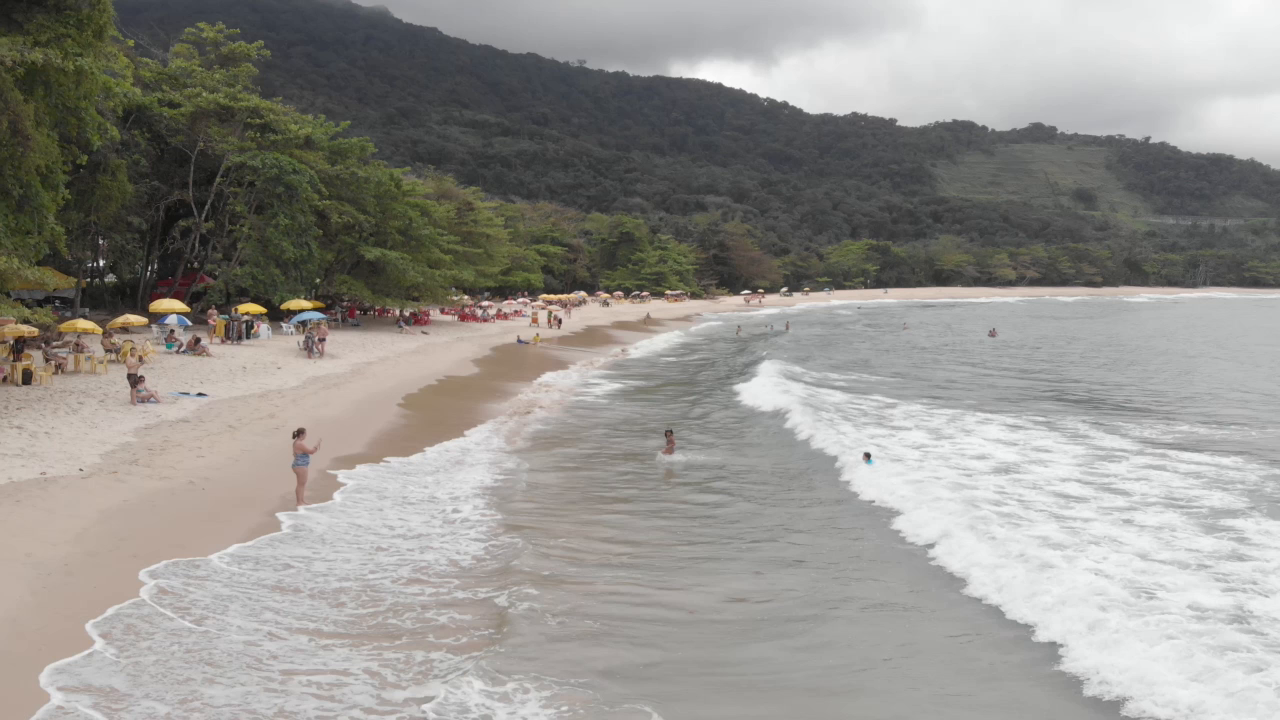
#> input picture data/IPB/i extract/I_frame_001.png, 1280 x 720 px, found by its file name
$ jupyter execute --allow-errors l2_iva.ipynb   (shell and % lines are left out)
#> lines starting #> are read from the running program, lines starting #| are printed output that depends on the picture; long printed decimals are rounded
[cell 1]
# Import necessary libraries

[cell 2]
# Install FFmpeg

# Install ffmpeg-python

[cell 3]
# Install ffmpeg and ffmpeg-python

[cell 4]
# Remove existing installation of ffmpeg

# Download and install the latest version of ffmpeg

[cell 5]
import ffmpeg
import matplotlib.pyplot as plt
import numpy as np
from PIL import Image
import cv2
from moviepy.editor import ImageSequenceClip
import os
from google.colab import files
import io

[cell 6]
import ffmpeg

# Path to your video file
video_file = '/content/Produce.mp4'

# Extract all frames from the video

# Verification step to list the extracted frames
import glob
frames = glob.glob('image*.png')
print(f'Extracted {len(frames)} frames from {video_file}')

[cell 7]
# Ensure ffmpeg-python and matplotlib libraries are installed

[cell 8]
import subprocess
import json
import matplotlib.pyplot as plt

# Function to get frame types using ffprobe
def get_frame_types(video_file):
    try:
        # Use ffprobe to extract frame information
        result = subprocess.run(
            [
                'ffprobe',
                '-v', 'error',
                '-select_streams', 'v:0',
                '-show_entries', 'frame=pict_type',
                '-of', 'json',
                video_file
            ],
            stdout=subprocess.PIPE,
            stderr=subprocess.PIPE,
            text=True
        )

        frames = json.loads(result.stdout)['frames']

        # Count frame types
        frame_count = {'I': 0, 'P': 0, 'B': 0}
        for frame in frames:
            pict_type = frame['pict_type']
            frame_count[pict_type] += 1

        return frame_count
    except subprocess.CalledProcessError as e:
        print("Error occurred while running ffprobe:", e.stderr)
        return None

# Analyze frame types
video_file = '/content/Produce.mp4'  # Ensure this path is correct
#> (the rest of this cell did not finish here and is left out)

[cell 9]
import subprocess
import json
import matplotlib.pyplot as plt

# Function to get bitrate information using ffprobe
def get_bitrate_info(video_file):
    try:
        # Use ffprobe to extract frame information
        result = subprocess.run(
            [
                'ffprobe',
                '-v', 'error',
                '-select_streams', 'v:0',
                '-show_entries', 'frame=pkt_size',
                '-of', 'json',
                video_file
            ],
            stdout=subprocess.PIPE,
            stderr=subprocess.PIPE,
            text=True
        )

        # Print the entire JSON output for debugging
        print("FFprobe Output:\n", result.stdout)

        frames = json.loads(result.stdout).get('frames', [])

        if not frames:
            print("No frames found in the video file.")
            return None

        # Calculate bitrate for each frame
        bitrates = []
        for i, frame in enumerate(frames):
            if i == 0:
                bitrates.append(0)
            else:
                bitrates.append(int(frame['pkt_size']) * 8)  # Convert size from bytes to bits

        return bitrates
    except subprocess.CalledProcessError as e:
        print("Error occurred while running ffprobe:", e.stderr)
        return None

# Analyze bitrate information
video_file = '/content/Produce.mp4'  # Ensure this path is correct
#> (the rest of this cell did not finish here and is left out)

[cell 10]
# Specify the path to the video file
video_path = '/content/Produce.mp4'

[cell 11]
import os

# Create directories for each frame type
os.makedirs('I_frames', exist_ok=True)
os.makedirs('P_frames', exist_ok=True)
os.makedirs('B_frames', exist_ok=True)

# Extract I-frames

# Extract P-frames

# Extract B-frames

[cell 12]
import cv2
import numpy as np
from google.colab.patches import cv2_imshow

# Paths to the first extracted frames
i_frame_path = 'I_frames/I_frame_001.png'
p_frame_path = 'P_frames/P_frame_001.png'
b_frame_path = 'B_frames/B_frame_001.png'

# Load the frames
i_frame = cv2.imread(i_frame_path)
#> i_frame is the input picture: shape (720, 1280, 3); mean B, G, R 142.4, 147, 149.2
p_frame = cv2.imread(p_frame_path)
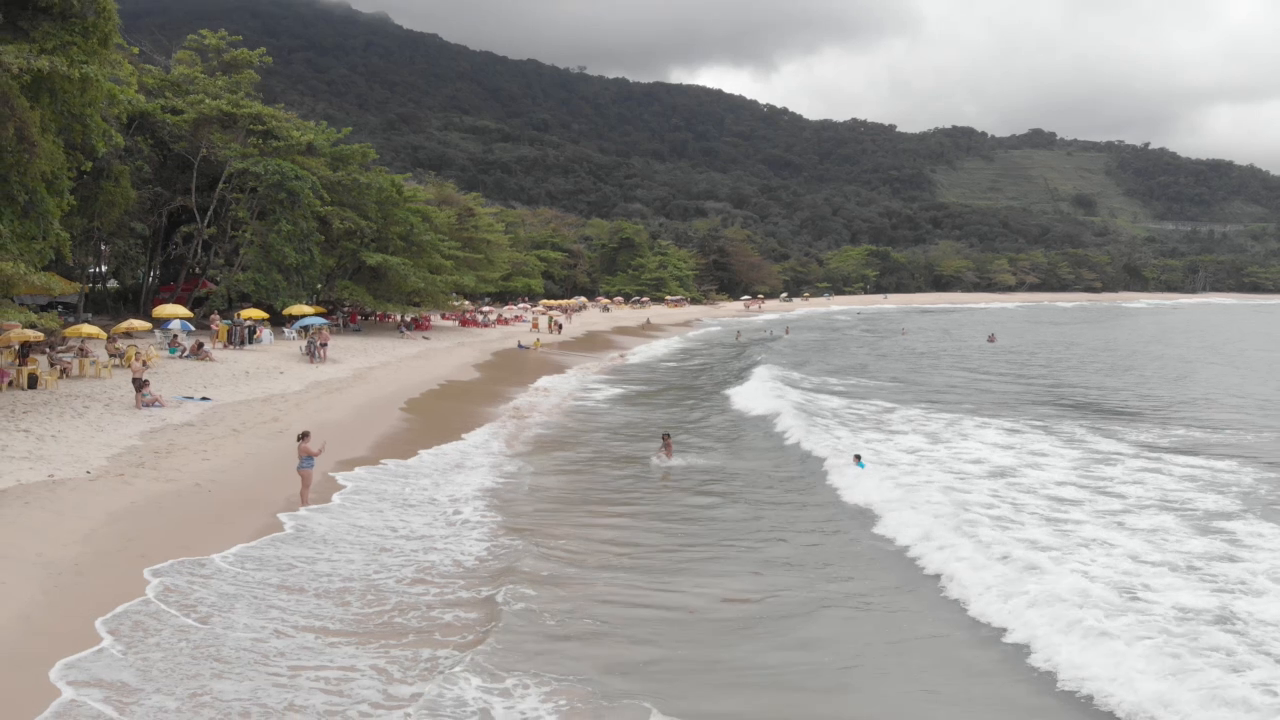
#> input picture data/IPB/p extract/P_frame_001.png, 1280 x 720 px, found by its file name
#> p_frame is the input picture: shape (720, 1280, 3); mean B, G, R 142.9, 147.5, 149.6
b_frame = cv2.imread(b_frame_path)
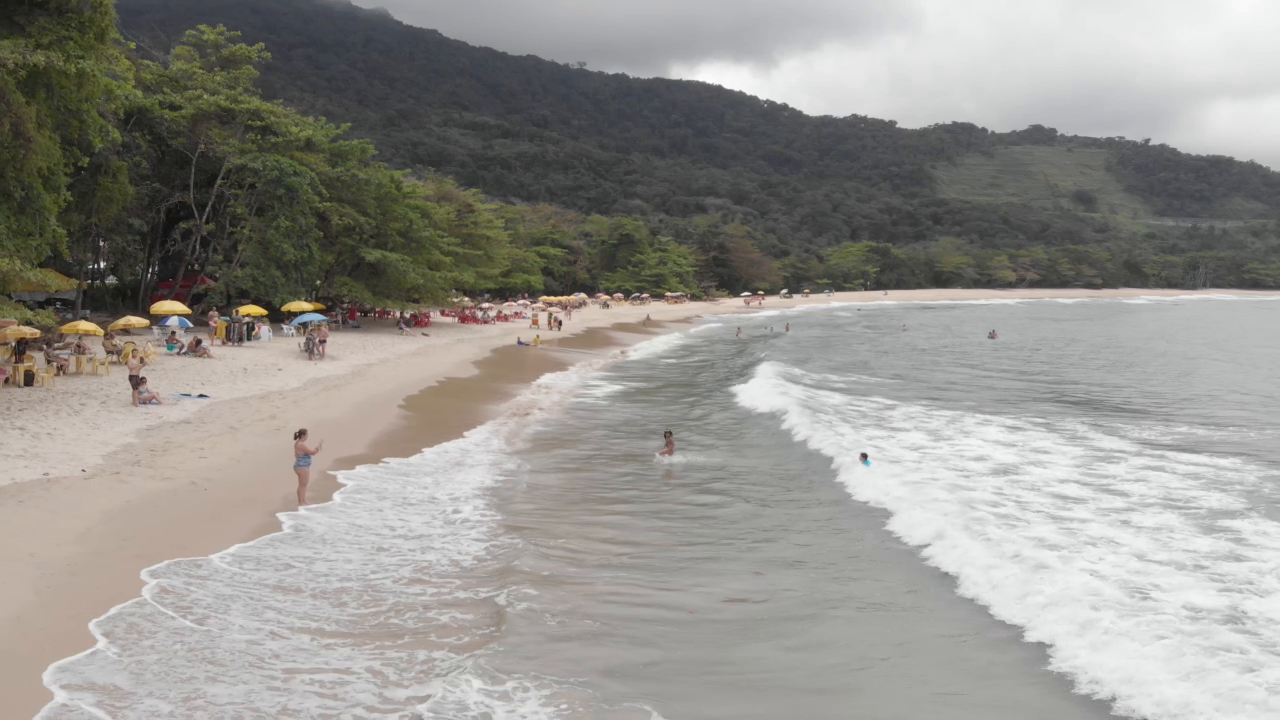
#> input picture data/IPB/b extract/B_frame_001.png, 1280 x 720 px, found by its file name
#> b_frame is the input picture: shape (720, 1280, 3); mean B, G, R 142.7, 147.3, 149.5

# Check if frames are loaded properly
if i_frame is None:
    print(f"Error loading frame from {i_frame_path}")
if p_frame is None:
    print(f"Error loading frame from {p_frame_path}")
if b_frame is None:
    print(f"Error loading frame from {b_frame_path}")

# Resize frames to the same height (optional, for consistent display)
# This is only needed if the frames are of different sizes
height = min(i_frame.shape[0], p_frame.shape[0], b_frame.shape[0])
#> height = 720
i_frame = cv2.resize(i_frame, (int(i_frame.shape[1] * height / i_frame.shape[0]), height))
p_frame = cv2.resize(p_frame, (int(p_frame.shape[1] * height / p_frame.shape[0]), height))
b_frame = cv2.resize(b_frame, (int(b_frame.shape[1] * height / b_frame.shape[0]), height))

# Concatenate frames horizontally
concatenated_frames = np.concatenate((i_frame, p_frame, b_frame), axis=1)
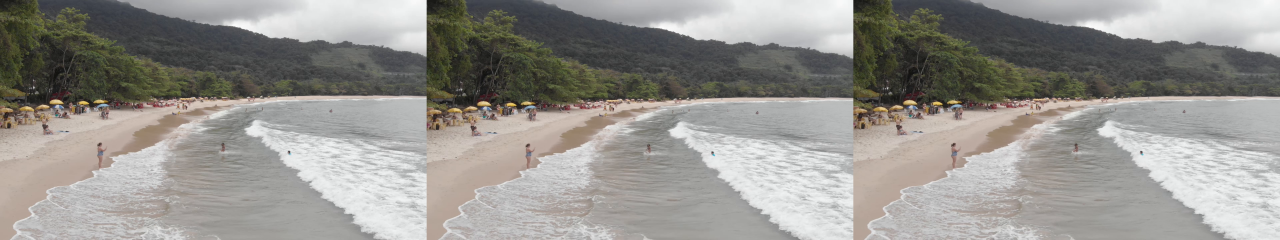
#> concatenated_frames: shape (720, 3840, 3) (shown at 1/3 size); mean B, G, R 142.7, 147.3, 149.4

# Display the concatenated frames
cv2_imshow(concatenated_frames)

[cell 13]
import cv2
import numpy as np

def calculate_psnr(img1, img2):
    # Ensure the images are in the same shape and type
    img1 = cv2.resize(img1, (img2.shape[1], img2.shape[0]))
    mse = np.mean((img1 - img2) ** 2)
#> mse = 55.92
    if mse == 0:  # MSE is zero means no noise is present in the signal.
        return float('inf')
    PIXEL_MAX = 255.0
    psnr = 20 * np.log10(PIXEL_MAX / np.sqrt(mse))
#> psnr = 30.66
    return psnr

[cell 14]
# Paths to the first extracted frames
i_frame_path = 'I_frames/I_frame_001.png'
p_frame_path = 'P_frames/P_frame_001.png'
b_frame_path = 'B_frames/B_frame_001.png'

# Load the frames
i_frame = cv2.imread(i_frame_path)
p_frame = cv2.imread(p_frame_path)
b_frame = cv2.imread(b_frame_path)

# Check if frames are loaded properly
if i_frame is None:
    print(f"Error loading frame from {i_frame_path}")
if p_frame is None:
    print(f"Error loading frame from {p_frame_path}")
if b_frame is None:
    print(f"Error loading frame from {b_frame_path}")

[cell 15]
# PSNR between I-frame and P-frame
psnr_ip = calculate_psnr(i_frame, p_frame)
#> psnr_ip = 30.66
print(f"PSNR between I-frame and P-frame: {psnr_ip} dB")
#| PSNR between I-frame and P-frame: 30.655 dB

# PSNR between I-frame and B-frame
psnr_ib = calculate_psnr(i_frame, b_frame)
#> psnr_ib = 32.37
print(f"PSNR between I-frame and B-frame: {psnr_ib} dB")
#| PSNR between I-frame and B-frame: 32.373 dB

[cell 16]
import os

def calculate_average_frame_size(directory):
    total_size = 0
    num_files = 0

    for filename in os.listdir(directory):
        filepath = os.path.join(directory, filename)
        if os.path.isfile(filepath):
            total_size += os.path.getsize(filepath)
            num_files += 1

    if num_files == 0:
        return 0
    return total_size / num_files

# Calculate average file sizes in bytes
average_i_frame_size = calculate_average_frame_size('I_frames')
average_p_frame_size = calculate_average_frame_size('P_frames')
average_b_frame_size = calculate_average_frame_size('B_frames')

# Convert to kilobytes (KB)
average_i_frame_size_kb = average_i_frame_size / 1024
average_p_frame_size_kb = average_p_frame_size / 1024
average_b_frame_size_kb = average_b_frame_size / 1024

print(f"Average I-frame size: {average_i_frame_size_kb:.2f} KB")
print(f"Average P-frame size: {average_p_frame_size_kb:.2f} KB")
print(f"Average B-frame size: {average_b_frame_size_kb:.2f} KB")

[cell 17]
import os
import subprocess

# Create a directory to save I-frames
i_frame_dir = "I_frames_reconstructed"
os.makedirs(i_frame_dir, exist_ok=True)

# Extract I-frames using ffmpeg
input_video = "path_to_your_video.mp4"
subprocess.run([
    "ffmpeg", "-i", input_video, "-vf", "select='eq(pict_type\\,I)'", "-vsync", "vfr",
    f"{i_frame_dir}/I_frame_%03d.png"
])
#> (this line was passed over: subprocess is not available in this run)

print(f"I-frames have been saved to the directory: {i_frame_dir}")

[cell 18]
# Define the path for the output reconstructed video
output_video = "reconstructed_video.mp4"

# Reconstruct video using the extracted I-frames
subprocess.run([
    "ffmpeg", "-framerate", "1", "-i", f"{i_frame_dir}/I_frame_%03d.png", "-c:v", "libx264",
    "-pix_fmt", "yuv420p", "-r", "30", output_video
])
#> (this line was passed over: subprocess is not available in this run)
